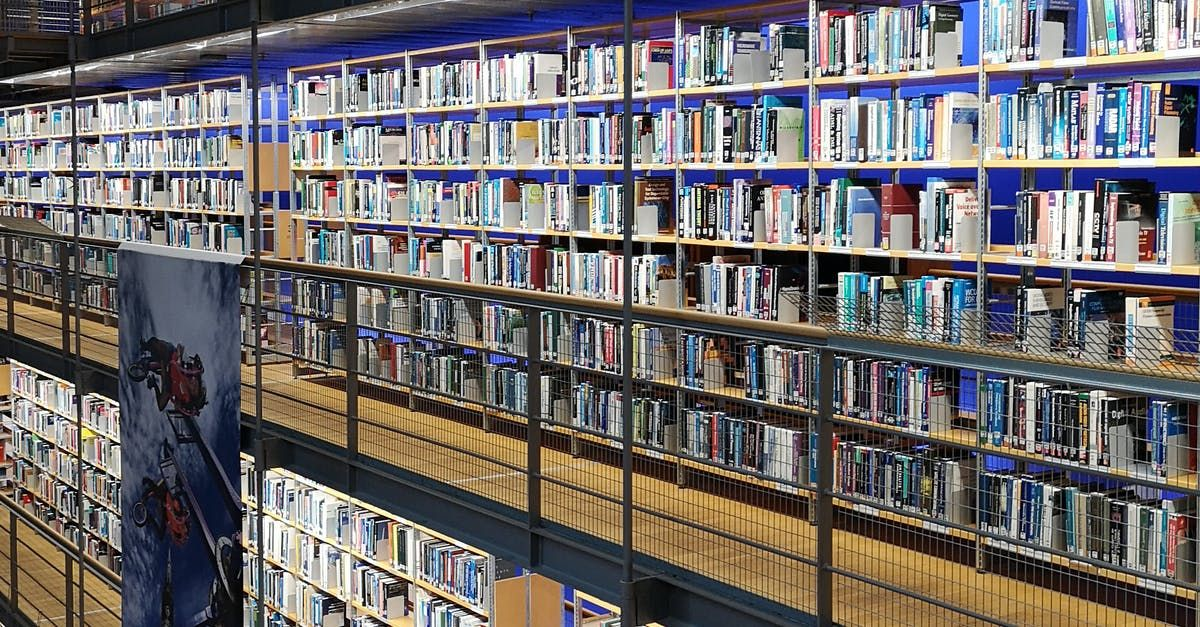
#> input picture img/library.jpg, 1200 x 627 px, found by its file name
$ jupyter execute --allow-errors 1_2_Indexing_Concepts_Book.ipynb
#> lines starting #> are read from the running program, lines starting #| are printed output that depends on the picture
# 💻 UnpackAI DL201 Bootcamp - Week 1 - Concepts: Array Indexing

## 📕 Learning Objectives

* Conceptualize the concept of Tensors in the context of machine learning and their benefits.
* Identifiy the differences between important data structures such as Python lists, Numpy arrays and Pandas DataFrames.

## 📖 Concepts map
* Common Python data structures (collections)
* Python lists and their essential functionality
* Numpy arrays and their essential functionality
* Pandas DataFrames and their essential functionality
* Pytorch Tensors and their essential functionality

# Part 0 : Code preparation

[cell 1]
# package imports
from pathlib import Path
import pandas as pd
import numpy as np
from matplotlib import pyplot as plt
import cv2
import os
from PIL import Image
from IPython.display import display

[cell 2]
# import data and images if necessary, and choose the right path
is_kaggle = True   # True if you are on Kaggle, False for local Windows, Linux or Mac environments.

if is_kaggle:
    !pip install openpyxl
    !git clone -b Cohort_7 https://github.com/unpackAI/DL201.git
    IMAGE_DIR = Path('/kaggle/working/DL201/img')
    DATA_DIR = Path('/kaggle/working/DL201/data')
else:
    # This section is for local execution, it is assumed that the notebook is on the 'Week-2' folder
    # of the DL201 repository.
    DATA_DIR = Path('../data')
    IMAGE_DIR = Path('../img')

# finally, check if we found the right pathes
if os.path.isdir(DATA_DIR):
    print(f'DATA_DIR is a directory, its path is {DATA_DIR}')
else:
    print("ERROR : DATA_DIR is not a directory")

if os.path.isdir(IMAGE_DIR):
    print(f'IMAGE_DIR is a directory, its path is {IMAGE_DIR}')
else:
    print("ERROR : IMAGE_DIR is not a directory")

[cell 3]
# picture display function
def PictureDisplayJPG(picture_name):
#> called with picture_name = 'library.jpg'
    image_file_path = os.path.join(IMAGE_DIR, "week1" , picture_name)
    if os.path.isfile(image_file_path):
        img = cv2.imread(image_file_path)
#> img is the input picture: shape (627, 1200, 3); mean B, G, R 108.9, 108.4, 112.3
        img_array = np.array(img)
        plt.imshow(img_array)
#> (this line was passed over: IPython is not available in this run)
        plt.show()

def PictureDisplayPNG(picture_name):
    image_file_path = os.path.join(IMAGE_DIR, "week1" , picture_name)
    if os.path.isfile(image_file_path):
        img = cv2.cvtColor(cv2.imread(image_file_path), cv2.COLOR_BGR2RGB)
        img_array = np.array(img)
        plt.imshow(img_array)
        plt.show()

[cell 4]
# control the size of the pictures
plt.rcParams['figure.figsize'] = [15, 15] # put 15, 15 to get big pictures
image_width = 750 # set 1000 to get big pictures
image_height = 750

# Introduction

In this notebook, we are going to learn about ***indexing***. Indexing is a central concept, which allows both us and the computer to access datapoints quickly  and easily. Well indexed data is very important in deep learning, because without, it we cannot get started on accessing and manipulating any of our data.

[cell 5]
PictureDisplayJPG("library.jpg")

If you can't access each data point, then you can't expect a computer to be able to do it either. Before a ML algorithm can find relationships inside data, it needs to be able to access those data points. Otherwise, it is like looking for a receipt buried under a disheveled stack of papers.

There are several ways to organize and conceptualize data, but the one covered in this course will be indexing.

Indexing it is one of the more intuitive, yet powerful ways to access and manipulate data. Pandas, as a data wrangling tool, brings this to the next level.

There is nothing new about this, and everyone knows that indexes are a part of everyday life.

***Indexes are everywhere***

When you read a book, the page number is an index.
A book, also, has an index called an ISBN, which allows libraries to identify and categorize books.

Postal codes are also indices which allow for the efficient delivery of mails.

Have you  more examples of indices?

***Definition*** : Indexing can be defined as the act of classifying and providing an index in order to make items easier to retrieve.

# Part 1: Indexing Tabular Data

The pandas library shines in how it is able to index data. The brilliance of pandas is it's ability to assign human readable indicies on top of optimized scientific computing code.

It makes it simple, and straightforward, which is we decided to cover it before getting into computer vision and NLP indexing.

One way it does this is making columns not assigned by numbers, but rather by names. Then, with each column, we can access it through this method.

As you'll see below, Pandas Columns are essentially a layer of metadata, which is tied to each of the features which makes it very straightforward to access and manipulate the data assigned to them.

[cell 6]
PictureDisplayJPG("indextabs.jpg")
#> call 2 of PictureDisplayJPG, with picture_name = 'indextabs.jpg'
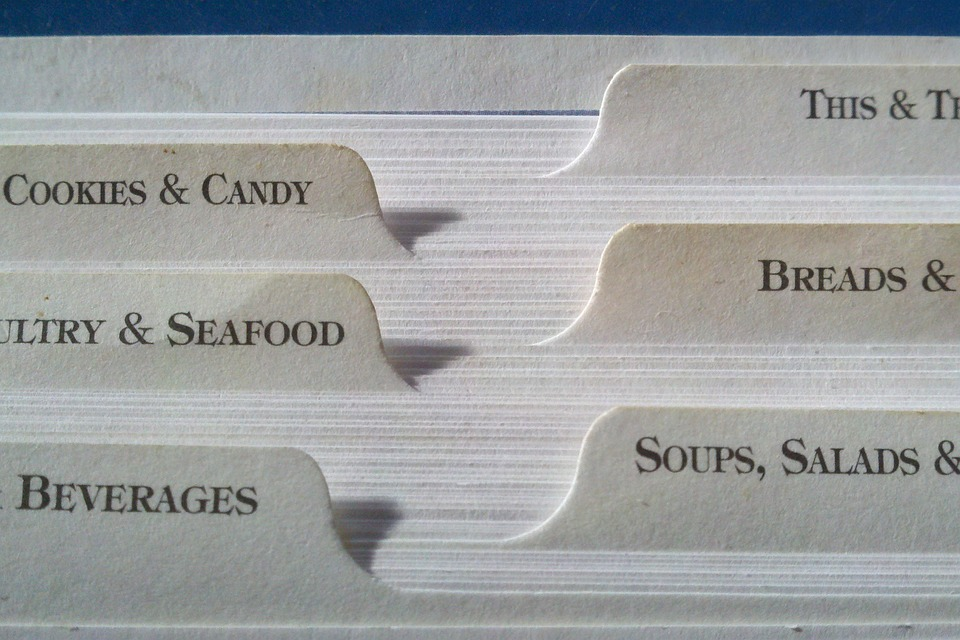
#> input picture img/indextabs.jpg, 960 x 640 px, found by its file name
#> in PictureDisplayJPG, img is the input picture: shape (640, 960, 3); mean B, G, R 159.6, 159, 156.1

## 1.1 Indexing Columns
<hr style="border:1px solid gray"> </hr>

In general, the first thing one does when loading a csv in pandas is to check the following information :

* First, reading the data
* Second, checking its shape
* Third, Looking at the columns

Reading the data loads it onto the computer's system RAM so that it can be operated on by the CPU.

Checking the shape is a fundamental step that lets us know more about how our data looks like, and how it is going to be indexed.

Then when we look at the columns, it is going to tell us what our features are in the data and how it is going to be useful to us.

Let's take a look at this dataset, which contains data on startups, what market they are in, along with their funding and acquisition status.

### 1.1.1 Step 1: load the data

[cell 7]
startupDataPath = DATA_DIR/'StartUpInvestments'/'investments_VC.csv'
#> (the rest of this cell did not finish here and is left out)

### 1.1.2 Step 2: Check the shape of the data

Whenever you load a data into a dataframe, the first thing you need to do when you load data is to check its shape, composed of a pair of integers. It is good practice to make note of these two numbers because they are going to appear over and over again in your code.

If this number is different than you were expecting, it will tell you right away that your data didn't load properly. ***The first number is the length***, which tells us the number of samples. When you remove samples from your dataset, this number will change, and if it does your code might break. If you remove samples from your dataframe, it is good to do this sooner rather than later.

***The second number is the width***, which is the most important number to pay attention to in pandas. If you get an unexpected number, then it means that your data has not loaded correctly. If you remove or add a feature, this number is going to change.

It also needs to be paid attention to because this number will follow you around for the rest of the project. It will help you know what is going in.

#> (a cell that did not finish here is left out)

### 1.1.3 Step 3: inspect the first few rows/samples/instances

The next thing that is very useful to do is to take a peek at your data. Take a look at it, do you see numbers? Text? Categories? Time data?

Often, people use .head() as a way to do this, but sample is a good method to use because it might show you something you weren't expecting.

#> (a cell that did not finish here is left out)

The columns in this dataframe are our ***features***.

Which columns are you interested in? What do you want to know more about?

The ***.columns*** method allows us to get the names of the columns in our dataframe

This is a good step because sometimes the column names are messy and might not correspond to what we are expecting. For instance, 'E-mail address' could have been divided into two features : 'E-mail' and 'address'. And oftentimes, you may need to rename some columns.

However, in our example, the dataset is rather clean, so we will not make much pre-processing now (and you will have a notebook dedicated to pre-processing in the near future !).

But we can find that there is a problem on one column name. Can you find it ?

#> (a cell that did not finish here is left out)

#> (a cell that did not finish here is left out)

We can't change just one element of the columns, so instead, we can convert it into a list, change what needs to be changed, and replace the features list by the modified list.

In this example, removing the whitespaces is done with the vectorized ***.str.strip()*** method.
This is a method of pd.Series, applied on the entire list at once, so it affects all the names in parallel rather than iterating through a loop !

#> (a cell that did not finish here is left out)

We can access columns in our dataframe by passing the name inside of square brackets

***startupData['name']***

If the name doesn't have spaces, we can also access it with a period

startupData.name

#> (a cell that did not finish here is left out)

#> (a cell that did not finish here is left out)

We can also call multipl columns passing a list of column names.

#> (a cell that did not finish here is left out)

## 1.2 Indexing Rows
<hr style="border:1px solid gray"> </hr>

[cell 16]
PictureDisplayJPG("1_3DTensor.jpg")
#> call 3 of PictureDisplayJPG, with picture_name = '1_3DTensor.jpg'
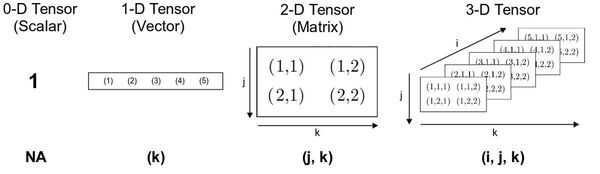
#> input picture img/1_3DTensor.jpg, 600 x 174 px, found by its file name
#> in PictureDisplayJPG, img is the input picture: shape (174, 600, 3); min 0, max 255, mean 243.6
